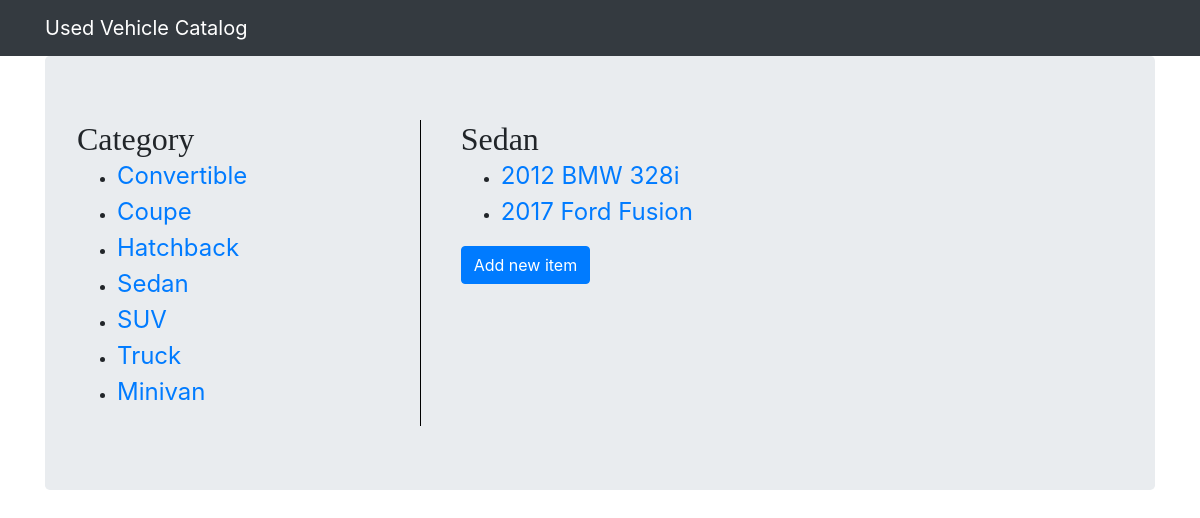
Page /catalog/Sedan/items on the committed database.
### database_setup.py (models this page shows, shortened)
class Category(Base):
    __tablename__ = 'category'
    id = Column(Integer)
    name = Column(String(250), primary_key=True)
    user_id = Column(Integer, ForeignKey('user.id'))
    user = relationship(User)

class Vehicle(Base):
    __tablename__ = 'vehicle'
    id = Column(Integer, primary_key=True)
    year = Column(Integer, nullable=False)
    make = Column(String(80), nullable=False)
    model = Column(String(80), nullable=False)
    trim = Column(String(80))
    price = Column(Float, nullable = False)
    mileage = Column(Integer, nullable = False)
    description = Column(String(250))
    image_url = Column(String(250))
    category_name = Column(String(80), ForeignKey('category.name'))
    category = relationship(Category, cascade="all, delete-orphan", single_parent=True)
    user_id = Column(Integer, ForeignKey('user.id'))
    user = relationship(User)

### project.py (the view)
@app.route('/catalog/<category_name>/items')
def categoryItems(category_name):
    categories = session.query(Category).all()
    category = session.query(Category).filter_by(name=category_name).one()
    items = session.query(Vehicle).filter_by(category_name=category.name)
    return render_template('category.html', categories=categories, items=items, category=category,
        login_session=login_session, state=get_state())

### project.py (called while the page is built)
def get_state():
    state = ''.join(random.choice(string.ascii_uppercase + string.digits) for x in xrange(32))
    login_session['state'] = state
    return state

### templates/category.html
{% extends "base.html" %} {% block content %}
<div class="jumbotron">
    <div class="row">
        <div class="col-4 category">
            <h2>Category</h2>
            <ul>
                {% for i in categories %}
                <li>
                    <a href="{{url_for('categoryItems', category_name=i.name)}}">{{i.name}}</a>
                </li>
                {% endfor %}
            </ul>
        </div>
        <div class="col-8 items">
            <h2>{{category.name}}</h2>
            <ul>
                {% for i in items %}
                <li>
                    <a href="{{url_for('item', category_name=i.category_name, item_id=i.id)}}">{{i.year}} {{i.make}} {{i.model}}</a>
                </li> {% endfor %}
            </ul>
            <a href="{{url_for('addVehicle', category_name=category.name)}}" class="btn btn-primary">Add new item</a>
        </div>
    </div>
</div>
{% endblock %}

### static/styles.css (style rules this page uses)
h2 { font-family: 'georgia', serif; margin: 0; font-size: 2em; }
a { font-size: 1.5em; }
.category { padding-right: 20px; border-right: 1px solid black; }
.recent, .items { text-align: left; padding-left: 40px; }

### rows in the picture
Category: name "Convertible"
Category: name "Coupe"
Category: name "Hatchback"
Category: name "Sedan"
Category: name "SUV"
Category: name "Truck"
Category: name "Minivan"
Vehicle: year "2012", make "BMW", model "328i"
Vehicle: year "2017", make "Ford", model "Fusion"
